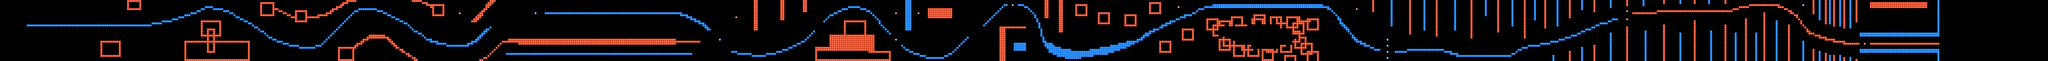

Below is a game level as drawn by its tile map, then a one-line description and the .tmx that defines it (tile-layer data replaced by summaries):
An orthogonal 1000x30 tile map with 8x8 px tiles, 1 tile layer (layer).

<map version="1.0" orientation="orthogonal" width="1000" height="30" tilewidth="8" tileheight="8">
 <tileset firstgid="1" name="chip" tilewidth="8" tileheight="8">
  <image source="chip.png" width="128" height="128" />
 </tileset>
 <layer name="layer" width="1000" height="30">
  <properties>
   <property name="object" value="true" />
  </properties>
  <data>[30000 cells, 3822 non-empty, 4 distinct tile ids]</data>
 </layer>
</map>
